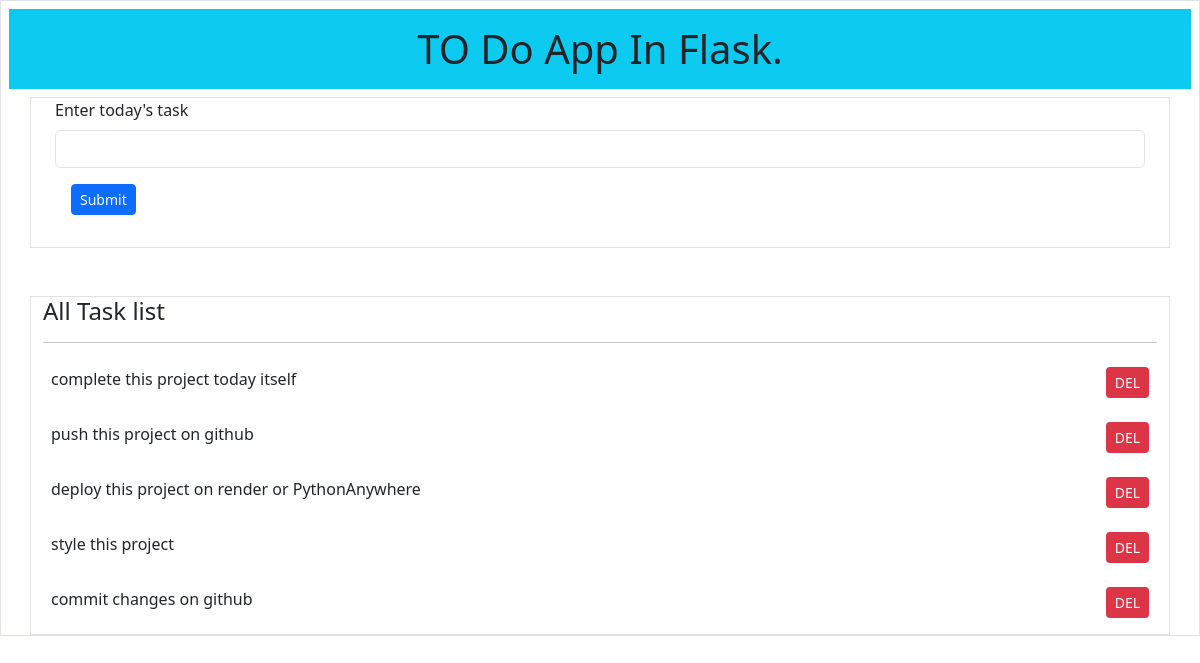
Before: / with the older database file.
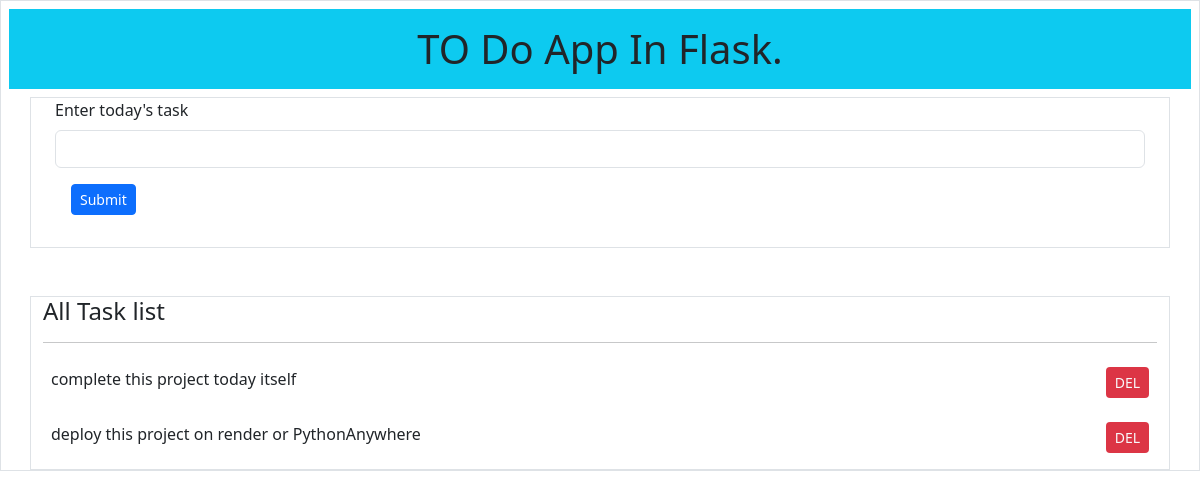
After: the same page with the newer database file.
### tables this page shows
CREATE TABLE todolist(id integer primary key autoincrement, task text not null);

### app.py (the view)
@app.route('/', methods=["POST", "GET"])
def index():
    db = get_database()
    task_cursor = db.execute("select * from todolist")
    alltasks = task_cursor.fetchall()
    return render_template("index.html", alltasks = alltasks)

### database.py (called while the page is built)
def connect_to_database():
    sql = sqlite3.connect("C:/Users/subodh/Desktop/todoapp/todoapp.db")
    sql.row_factory = sqlite3.Row
    return sql

def get_database():
    if not hasattr(g, "todo_db"):
        g.todo_db = connect_to_database()
    return g.todo_db

### templates/index.html (shortened to what this page needs)
<!doctype html>
<html lang="en">
  <head>
    <link href="https://cdn.jsdelivr.net/npm/bootstrap@5.3.0-alpha3/dist/css/bootstrap.min.css" rel="stylesheet">
  </head>
  <body>
    <div class="parent border">
        <header class="bg-info m-2">
            <h1 class="text-center p-3">TO Do App In Flask.</h1>
        </header>
        <form action="/inserttask" method="POST" class="mb-5 container border">
            <div class="mb-3 container">
              <label for="taskfield" class="form-label">Enter today's task</label>
              <input type="text" class="form-control" id="taskfield" name="todaystask">
              <button type="submit" class="btn btn-sm btn-primary m-3">Submit</button>
            </div>
        </form>
        <div class = "container border">
            <h4>All Task list</h4><hr/>
            {% for eachtask in alltasks %}
            <div class="d-flex justify-content-between mb-2 p-2">
                <div> {{ eachtask['task'] }} </div>
                <a href="{{ url_for('deletetask', id = eachtask['id'])}}"
                class="btn btn-sm bg-danger text-light">DEL</a>
            </div>
            {% endfor %}
        </div>
    </div>
  </body>
</html>

Changed rows visible on the page:
removed todolist: task "push this project on github"
removed todolist: task "style this project"
removed todolist: task "commit changes on github"
